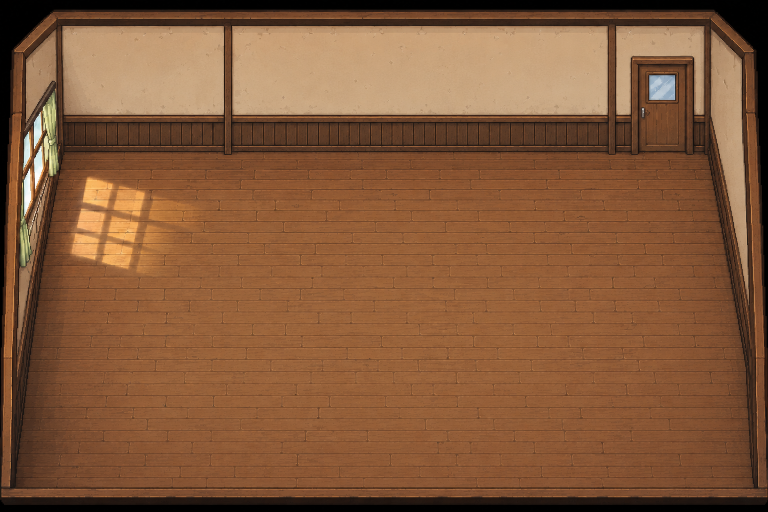
#> input picture Assets/Art/New2_0/School/Source/SchoolShell.png, 1536 x 1024 px, found by its file name (shown at 1/2 size)
$ python probe_shell_style2.py
#> lines starting #> are read from the running program, lines starting #| are printed output that depends on the picture
# -*- coding: utf-8 -*-
"""补量：学校护墙板的竖条周期 + 家源图北墙对照。

只读脚本。用法: python Tools/probe_shell_style2.py
"""
from __future__ import annotations

import numpy as np
from PIL import Image

SCHOOL_SHELL = r"E:/大创项目/Assets/Art/New2_0/School/Source/SchoolShell.png"
HOME_SRC = r"E:/大创项目/Assets/Art/Pixel/Backgrounds/NewHomeSources/home_new_space.png"


def hue(a, box, label):
    x0, y0, x1, y1 = box
    reg = a[y0:y1, x0:x1].astype(np.float32).reshape(-1, 3)
    m = reg.mean(axis=0)
    print(f"  {label:30s} mean=({m[0]:6.1f},{m[1]:6.1f},{m[2]:6.1f})  R-B={m[0]-m[2]:6.1f}")
    return m


def main() -> None:
    school = np.asarray(Image.open(SCHOOL_SHELL).convert("RGB"))
#> school is the input picture: shape (1024, 1536, 3); mean R, G, B 130.9, 88.7, 58
    home = np.asarray(Image.open(HOME_SRC).convert("RGB"))
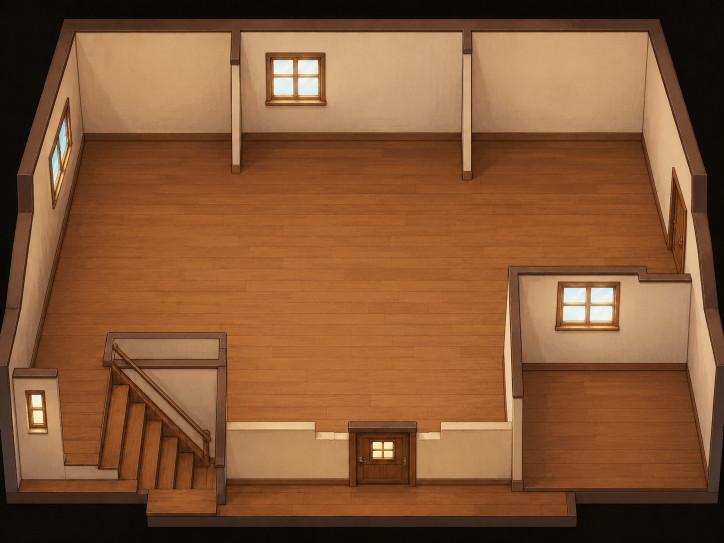
#> input picture Assets/Art/Pixel/Backgrounds/NewHomeSources/home_new_space.png, 1448 x 1086 px, found by its file name (shown at 1/2 size)
#> home is the input picture: shape (1086, 1448, 3); mean R, G, B 133.5, 87.1, 53.2

    print("=== 学校护墙板竖条周期（y240..288 取一行亮度） ===")
    row = school[240:288, 400:1200].astype(np.float32).mean(axis=(0, 2))
#> row = 800 values, max 93.15 at index 50, min 21.1 at index 427, mean 57.68
    d = np.abs(np.diff(row))
#> d = 799 values, max 69.66 at index 49, min 0.0139 at index 515, mean 5.5
    thr = d.mean() + d.std() * 0.8
#> thr = 12.96
    peaks = list(np.where(d > thr)[0])
#> peaks = 102 values from 3 to 797
    # 合并邻近峰
    merged = []
    for p in peaks:
        if not merged or p - merged[-1] > 4:
            merged.append(p)
#> this loop made 102 passes
#> p on passes 1 to 12: 3, 4, 5, 23, 24, 26, 47, 49, 51, 61, 63, 82
#> after the loop, merged = 38 values from 3 to 795
    if len(merged) > 2:
        gaps = np.diff(merged)
#> gaps = 37 values, max 25 at index 29, min 14 at index 2, mean 21.41
        print(f"  检出边界 {len(merged)} 个  间距: 中位={int(np.median(gaps))}px "
              f"均值={gaps.mean():.1f}px  最小={gaps.min()} 最大={gaps.max()}")
#|   检出边界 38 个  间距: 中位=21px 均值=21.4px  最小=14 最大=25
        print(f"  前 12 个间距: {list(gaps[:12])}")
#|   前 12 个间距: [20, 24, 14, 21, 21, 22, 22, 23, 22, 21, 22, 21]
    else:
        print(f"  未检出（峰数={len(merged)}）")

    print("\n=== 学校墙面/护墙板/踢脚的精确分段（x620..1130 无窗净面） ===")
    hue(school, (620, 40, 1130, 56), "上框/压边顶部")
#> in hue, `m = reg.mean(axis=0)`: m = [83.15, 58.71, 42.02]
#|   上框/压边顶部                        mean=(  83.1,  58.7,  42.0)  R-B=  41.1
    hue(school, (620, 57, 1130, 226), "奶油墙面")
#|   奶油墙面                           mean=( 199.9, 163.4, 125.1)  R-B=  74.9
    hue(school, (620, 232, 1130, 288), "护墙板(竖条)")
#|   护墙板(竖条)                        mean=(  89.1,  57.5,  37.7)  R-B=  51.4
    hue(school, (620, 289, 1130, 300), "踢脚/地面交界")
#|   踢脚/地面交界                        mean=(  83.2,  54.1,  37.0)  R-B=  46.1

    print("\n=== 家源图北墙竖向剖面（x660..900）采样点 ===")
    reg = home[20:340, 660:900].astype(np.float32)
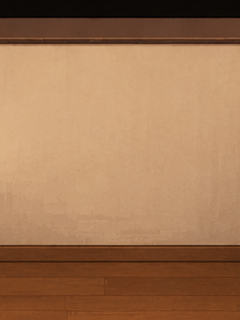
#> reg: shape (320, 240, 3) float32; mean R, G, B 160.9, 118.8, 84.6
    prof = reg.mean(axis=1)
#> prof = 320 rows, first 8: [12, 8.98, 5.88], [11.91, 8.65, 5.66], [12.31, 9, 5.95], [12.29, 8.93, 5.91], [12.55, 9.33, 6.19], [12.35, 9.06, 5.97], [12.45, 9.24, 6.13], [12.41, 8.97, 6.06]
    lum = prof.mean(axis=1)
#> lum = 320 values, max 167.5 at index 96, min 3.27 at index 16, mean 121.4
    step = 10
    for i in range(0, len(lum), step):
        y = 20 + i
        print(f"  y={y:4d}  RGB=({prof[i][0]:6.1f},{prof[i][1]:6.1f},{prof[i][2]:6.1f})"
              f"  L={lum[i]:6.1f}")
#> this loop made 32 passes
#> (i, y) on passes 2 to 13: (10, 30), (20, 40), (30, 50), (40, 60), (50, 70), (60, 80), (70, 90), (80, 100), (90, 110), (100, 120), (110, 130), (120, 140)
#> y on pass 1: 20
#|   y=  20  RGB=(  12.0,   9.0,   5.9)  L=   9.0
#|   y=  30  RGB=(  12.7,   9.2,   6.1)  L=   9.3
#|   y=  40  RGB=(  92.8,  58.7,  42.2)  L=  64.6
#|   y=  50  RGB=(  97.7,  61.9,  43.7)  L=  67.8
#|   y=  60  RGB=(  70.0,  41.4,  28.6)  L=  46.7
#|   y=  70  RGB=( 206.6, 162.9, 121.6)  L= 163.7
#|   y=  80  RGB=( 208.2, 165.2, 123.3)  L= 165.6
#|   y=  90  RGB=( 208.8, 166.1, 123.9)  L= 166.3
#> (further printed lines are left out)

    print("\n=== 家源图北墙分段均值（用于确认没有护墙板） ===")
    hue(home, (660, 40, 900, 66), "家 压边 TRIM_Y")
#|   家 压边 TRIM_Y                    mean=(  99.6,  63.9,  44.4)  R-B=  55.2
    hue(home, (660, 68, 900, 263), "家 墙面 FACE_Y")
#|   家 墙面 FACE_Y                    mean=( 201.2, 158.7, 118.8)  R-B=  82.5
    hue(home, (660, 264, 900, 296), "家 踢脚 BASE_Y")
#|   家 踢脚 BASE_Y                    mean=( 104.0,  56.8,  28.0)  R-B=  76.0


if __name__ == "__main__":
    main()
